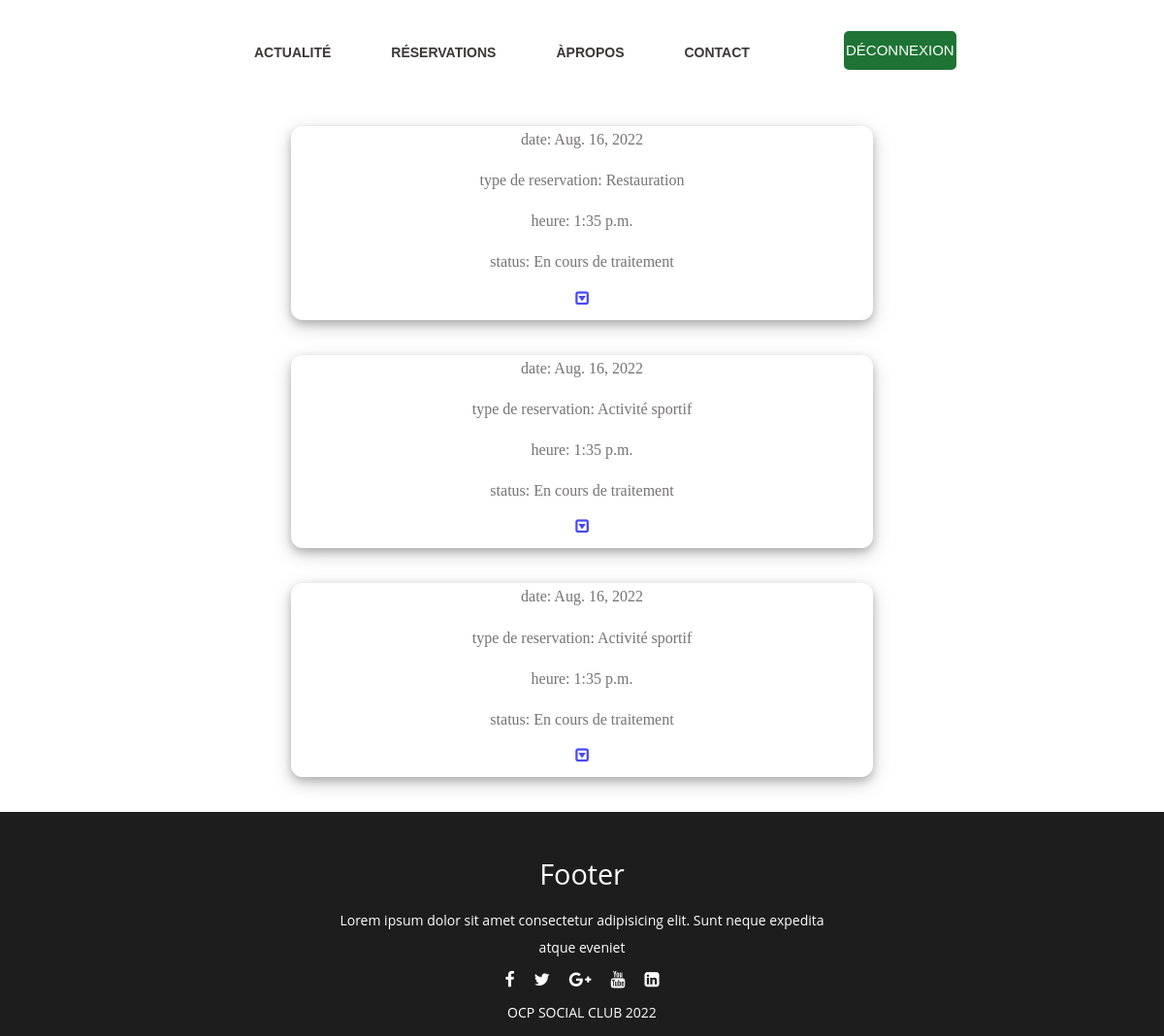
The app's page /admin1/ with its own data.
### Pages/models.py (models this page shows)
class resRestauration(models.Model):
    sts = (
        ('Acceptée','Acceptée'),
        ('Refusée','Refusée'),
    )
    Nom_Prenom = models.CharField(max_length=100)
    Email = models.EmailField(max_length=254)
    Nbr_Personne = models.IntegerField()
    date = models.DateField()
    heure = models.TimeField()
    Tel = models.IntegerField()
    typeres = models.CharField(max_length=100,default='Restauration')
    status = models.CharField(max_length=100, choices=sts, default='En cours de traitement')

class resSport(models.Model):
    act = (
        ('Football','Football'),
        ('Tennis','Tennis'),
        ('Natation','Natation'),
        ('Basket','Basket'),
        ('Salle de Sport','Salle de Sport'),
    )
    sts = (
        ('Acceptée','Acceptée'),
        ('Refusée','Refusée'),
    )
    Nom_Prenom = models.CharField(max_length=100)
    Email = models.EmailField(max_length=254)
    activite = models.CharField(max_length=100, choices=act)
    date = models.DateField()
    heure = models.TimeField()
    Tel = models.IntegerField()
    typeres = models.CharField(max_length=100,default='Activité sportif')
    status = models.CharField(max_length=100, choices=sts, default='En cours de traitement')

### Pages/views.py (the view)
# urls.py: path('admin1/',views.admin1,name='admin1'),
def admin1(request):
    return render(request,'admin/admin1.html',{"res":resSport.objects.all(), "res2":resRestauration.objects.all()})

### Templates/admin/admin1.html (shortened to what this page needs)
{% load static %}
<html lang="en">
<head>
    <link rel="stylesheet" href="{%static 'css/res.css'%}">
    <link href="https://stackpath.bootstrapcdn.com/font-awesome/4.7.0/css/font-awesome.min.css" rel="stylesheet">
</head>
<body>
    <div class="main">
        <div class="navbar">
            <div class="icon">
                 <img class="logo" src="{% static 'img/logo.svg'%}" alt="">
            </div>
            <div class="menu">
                <ul>
                    <li><a href="{% url 'actualite2'%}">ACTUALITÉ</a></li>
                    <li><a href="{% url 'admin1'%}">RÉSERVATIONS</a></li>
                    <li><a href="{% url 'about'%}">ÀPROPOS</a></li>
                    <li><a href="{% url 'contact'%}">CONTACT</a></li>
                </ul>
            </div>
            <div class="search">
                <a href="{% url 'index'%}"> <button class="btn" >DÉCONNEXION</button></a>
            </div>
        </div> <br><br>
         {% for rr in res2%}
        <section class="all">
                <p>date: {{rr.date}}</p>
                <p>type de reservation: {{rr.typeres}}</p>
                <p>heure: {{rr.heure}}</p>
                <p>status: {{rr.status}}</p>
                <p><a href="{% url 'more1'%}"><i class="fa fa-caret-square-o-down" aria-hidden="true"></a></i></p>
        </section><br><br>
        {% endfor %}
        {% for s in res%}
        <section class="all">
                <p>date: {{s.date}}</p>
                <p>type de reservation: {{s.typeres}}</p>
                <p>heure: {{s.heure}}</p>
                <p>status: {{s.status}}</p>
                <p><a href="{% url 'more2'%}"><i class="fa fa-caret-square-o-down" aria-hidden="true"></a></i></p>
        </section><br><br>
        {% endfor %}
        <footer>
            <div class="footer_cont">
                <h3>footer</h3>
                <p>Lorem ipsum dolor sit amet consectetur adipisicing elit. Sunt neque expedita atque eveniet</p>
                <ul class="socials">
                    <li><a href="#"><i class="fa fa-facebook"></i></a></li>
                    <li><a href="#"><i class="fa fa-twitter"></i></a></li>
                    <li><a href="#"><i class="fa fa-google-plus"></i></a></li>
                    <li><a href="#"><i class="fa fa-youtube"></i></a></li>
                    <li><a href="#"><i class="fa fa-linkedin-square"></i></a></li>
                </ul>
                <p>OCP SOCIAL CLUB 2022</p>
            </div>
         </footer>
</body>
</html>

### static/css/res.css (style rules this page uses)
* { box-sizing: border-box; padding: 0; margin: 0; }
.main { width: 100%; background-color: #fff; background-position: center; background-size: cover; height: 100vh; }
.navbar { width: 1200px; height: 75px; margin: auto; position: sticky; top: 0; z-index: 100; background: #fff; }
.icon { width: 200px; float: left; height: 70px; }
.logo { color: #1e7434; font-size: 35px; font-family: Arial; padding-left: 20px; float: left; padding-top: 10px; margin-top: 5px }
.menu { width: 400px; float: left; height: 70px; }
ul { float: left; display: flex; justify-content: center; align-items: center; }
ul li { list-style: none; margin-left: 62px; margin-top: 27px; font-size: 14px; }
ul li a { text-decoration: none; color: rgb(59, 56, 56); font-family: Arial; font-weight: bold; transition: 0.4s ease-in-out; }
.search { width: 330px; float: left; margin-left: 270px; }
.btn { width: auto; height: 40px; background: #1e7434; border: 2px solid #1e7434; margin-top: 13px; color: #fff; font-size: 15px; border-radius: 5px; transition: 0.2s ease; cursor: pointer; }
footer { position: relative; background: rgb(29, 29, 29); height: auto; width: 100%; font-family: "Open sans"; padding-top: 40px; color: #fff; box-sizing: border-box; }
.footer_cont { display: flex; align-items: center; justify-content: center; flex-direction: column; text-align: center; }
.footer_cont h3 { font-size: 1.8rem; font-weight: 400; text-transform: capitalize; line-height: 3rem; }
.footer_cont p { max-width: 500px; margin: 10px auto; line-height: 28px; font-size: 14px; }
.socials { list-style: none; display: flex; align-items: center; justify-content: center; margin: 1rel 0 3rem 0; }
.socials li { margin: 0 10px; }
.socials a { text-decoration: none; color: #fff; }
.socials a i { font-size: 1.1rem; transition: color .4s ease; }
body { font-family: 'Playfair Display', serif; display: grid; background-color: #fff; align-content: center; min-height: 100vh; margin-top: 0.5cm; }
.all { background: #fff; }
section { margin-left: auto; margin-right: auto; display: grid; grid-template-columns: 1fr 1fr; min-height: auto; width: 50vw; margin: 0 auto; box-shadow: 0 4px 8px 0 rgba(0, 0, 0, 0.2), 0 6px 20px 0 rgba(0, 0, 0, 0.19); border-radius: 12px; }
.all { background-color:#fff; background: #fff; display: flex; justify-content: center; flex-direction: column; align-items: center; border-radius: 12px 12px 12px 12px; color: rgb(59, 56, 56); }
.all p { padding-bottom: 15px; font-weight: 300; opacity: 0.7; width: 60%; text-align: center; margin: 0 auto; line-height: 1.7; color:rgb(59, 56, 56) }

### records on screen
resRestauration: date "Aug. 16, 2022", typeres "Restauration", heure "1:35 p.m.", status "En cours de traitement"
resSport: date "Aug. 16, 2022", typeres "Activité sportif", heure "1:35 p.m.", status "En cours de traitement"
resSport: date "Aug. 16, 2022", typeres "Activité sportif", heure "1:35 p.m.", status "En cours de traitement"
